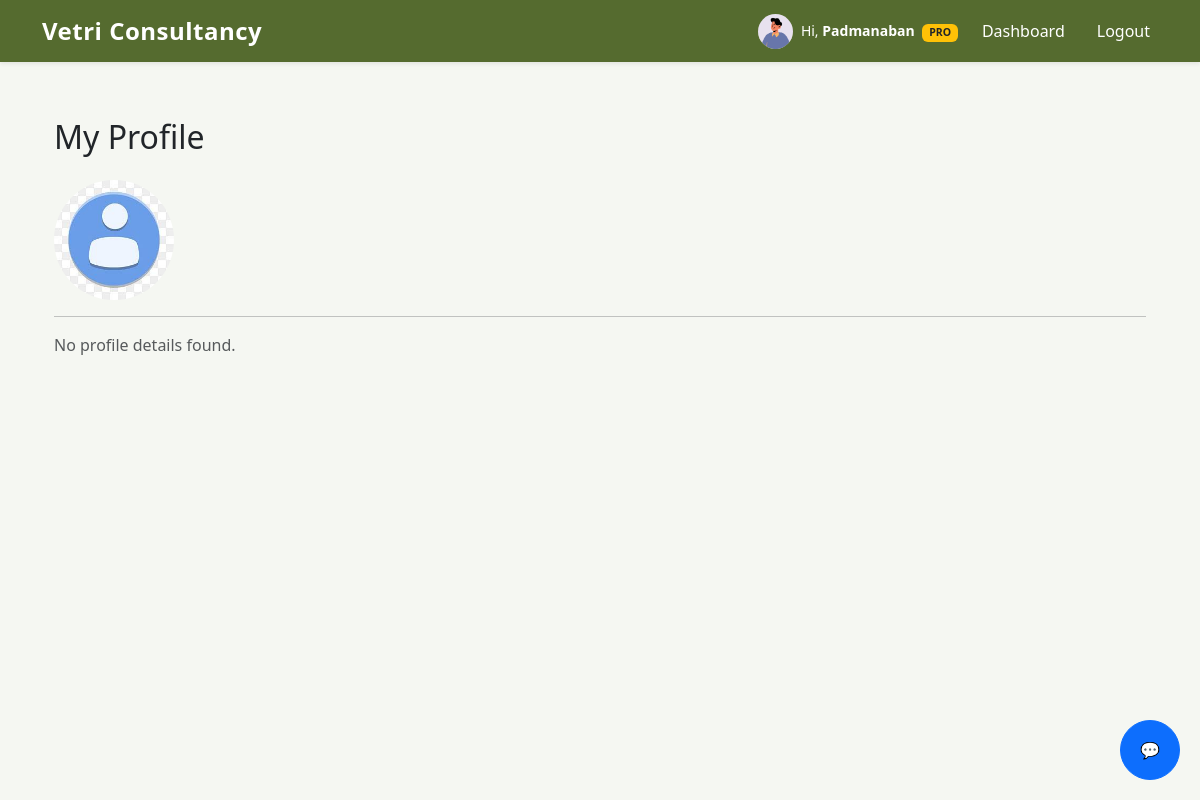
The app's page /accounts/profile/ (signed in) with its own data.
### accounts/models.py (models this page shows, shortened)
class User(AbstractUser):
    ROLE_CHOICES = (
        ('CANDIDATE', 'Candidate'),
        ('CONSULTANT', 'Consultant'),
        ('ADMIN', 'Admin'),
    )
    username = None
    email = models.EmailField(unique=True)
    role = models.CharField(max_length=20, choices=ROLE_CHOICES, default='CANDIDATE')
    USERNAME_FIELD = 'email'
    REQUIRED_FIELDS = []
    objects = CustomUserManager()

### profiles/models.py (models this page shows, shortened)
class CandidateProfile(models.Model):
    user = models.OneToOneField(
        settings.AUTH_USER_MODEL,
        on_delete=models.CASCADE,
        related_name='profile'
    )
    first_name = models.CharField(max_length=50, blank=True)
    last_name = models.CharField(max_length=50, blank=True)
    phone = models.CharField(max_length=20, blank=True)
    location = models.CharField(max_length=100, blank=True)
    experience_years = models.DecimalField(
        max_digits=4, decimal_places=1, null=True, blank=True
    )
    skills = models.TextField(blank=True, help_text="Comma-separated skills")
    resume = models.FileField(
        upload_to=user_resume_path,
        validators=[
            FileExtensionValidator(allowed_extensions=['pdf', 'doc', 'docx']),
            validate_file_size_5mb
        ],
        null=True,
        blank=True
    )
    profile_image = models.ImageField(
        upload_to=user_profile_image_path,
        null=True,
        blank=True
    )
    bio = models.TextField(blank=True, null=True)
    linkedin = models.URLField(blank=True, null=True)
    github = models.URLField(blank=True, null=True)
    created_at = models.DateTimeField(default=timezone.now)
    updated_at = models.DateTimeField(auto_now=True)
    def profile_completeness(self):
        fields = [
            self.first_name,
            self.last_name,
            self.phone,
            self.location,
            self.experience_years,
            self.skills,
            self.resume,
            self.profile_image,
            self.bio,
            self.linkedin,
            self.github
        ]
        filled = sum(bool(f) for f in fields)
        return int((filled / len(fields)) * 100)

### accounts/views.py (the view)
# urls.py: path('profile/', views.candidate_profile_view, name='candidate_profile'),
@login_required
def candidate_profile_view(request):
    profile, _ = CandidateProfile.objects.get_or_create(user=request.user)
    if request.method == 'POST':
        form = CandidateProfileForm(request.POST, request.FILES, instance=profile)
        if form.is_valid():
            form.save()
            return redirect('accounts:dashboard')  # ✅ redirect using namespace
    else:
        form = CandidateProfileForm(instance=profile)
    profile_completion = profile.profile_completeness()
    return render(request, 'profiles/candidate_profile.html', {
        'form': form,
        'profile_completion': profile_completion
    })

### subscriptions/models.py (called while the page is built)
    def is_pro(self):
        if self.plan != 'PRO':
            return False
        if self.end_date and self.end_date < timezone.now():
            return False
        return True

### profiles/templates/profiles/candidate_profile.html (shortened to what this page needs)
{% extends "base.html" %}
{% load static %}
{% block content %}
<div class="container mt-5">
    <h2 class="mb-4">My Profile</h2>
{% if profile.profile_image %}
    <img src="{{ profile.profile_image.url }}"
         class="rounded-circle"
         width="120"
         height="120"
         style="object-fit: cover;">
{% else %}
    <img src="{% static 'images/default.jpg' %}"
         class="rounded-circle"
         width="120"
         height="120"
         style="object-fit: cover;">
{% endif %}
    <hr>
    {% if profile %}
    <div class="row g-3">
        <div class="col-md-6">
            <strong>First Name:</strong> {{ profile.first_name|default:"-" }}
        </div>
        <div class="col-md-6">
            <strong>Last Name:</strong> {{ profile.last_name|default:"-" }}
        </div>
        <div class="col-md-6">
            <strong>Phone:</strong> {{ profile.phone|default:"-" }}
        </div>
        <div class="col-md-6">
            <strong>Location:</strong> {{ profile.location|default:"-" }}
        </div>
        <div class="col-md-6">
            <strong>Skills:</strong>
            {% if skills_list %}
            {% for skill in skills_list %}
            <span class="badge bg-info text-dark me-1">{{ skill }}</span>
            {% endfor %}
            {% else %}
            -
            {% endif %}
        </div>
        <div class="col-md-6">
            <strong>Experience (Years):</strong> {{ profile.experience_years|default:"-" }}
        </div>
        <div class="col-md-6">
            <strong>Resume:</strong>
            {% if profile.resume %}
            <a href="{{ profile.resume.url }}" target="_blank">
                {{ profile.resume.name|slice:"10:" }}
            </a>
            {% else %}
            -
            {% endif %}
        </div>
    </div>
    <button class="btn btn-primary mt-4" data-bs-toggle="modal" data-bs-target="#editProfileModal">
        <i class="bi bi-pencil-square"></i> Edit Profile
    </button>
    {% else %}
    <p class="text-muted">No profile details found.</p>
    {% endif %}
</div>
{% endblock %}

### templates/base.html (shortened to what this page needs)
{% load static %}
<!DOCTYPE html>
<html lang="en">
<head>
    <link rel="stylesheet" href="https://cdn.jsdelivr.net/npm/bootstrap-icons@1.10.5/font/bootstrap-icons.css">
    <link href="https://cdn.jsdelivr.net/npm/bootstrap@5.3.3/dist/css/bootstrap.min.css" rel="stylesheet">
</head>
<body>
    {% if not hide_nav %}
    <nav class="navbar navbar-expand-lg fixed-top shadow-sm">
        <div class="container">
            <a class="navbar-brand logo"
                href="{% if user.is_authenticated %}{% url 'jobs:jobs_list' %}{% else %}{% url 'accounts:login' %}{% endif %}">
                Vetri Consultancy
            </a>
            <div class="collapse navbar-collapse" id="navbarNav">
                <ul class="navbar-nav ms-auto align-items-center gap-3">
                    {% if user.is_authenticated %}
<li class="nav-item d-flex align-items-center gap-2">
    {% if user.role == 'CANDIDATE' %}
        {% if user.profile.profile_image %}
            <img src="{{ user.profile.profile_image.url }}"
                 alt="Profile"
                 class="rounded-circle"
                 width="35"
                 height="35"
                 style="object-fit: cover;">
        {% endif %}
        <span class="text-white small">
            Hi,
            <strong>{{ user.profile.first_name|default:user.email }}</strong>
            {% if user.subscription.is_pro %}
                <span class="badge bg-warning text-dark ms-1">PRO</span>
            {% else %}
                <span class="badge bg-secondary ms-1">FREE</span>
            {% endif %}
        </span>
    {% elif user.role == 'CONSULTANT' %}
</li>
                    <li class="nav-item">
                        <a class="nav-link {% if request.resolver_match.url_name == 'dashboard' and request.resolver_match.app_name == 'accounts' %}active{% endif %}"
                            href="{% url 'accounts:dashboard' %}">
                            Dashboard
                        </a>
                    </li>
                    <li class="nav-item">
                        <form method="post" action="{% url 'accounts:logout' %}">
                            <button type="submit" class="logout-btn nav-link">Logout</button>
                        </form>
                    </li>
                    {% endif %}
                </ul>
            </div>
        </div>
    </nav>
    {% endif %}
    <div class="container">
        {% block content %}{% endblock %}
    </div>
<button id="chatbotBtn" class="btn btn-primary" style="position:fixed; bottom:20px; right:20px; border-radius:50%; width:60px; height:60px;">
    💬
</button>
</body>
</html>

### templates/base.html (style rules this page uses)
body { padding-top: 70px; background-color: #F5F7F2; }
.navbar { background-color: #556B2F !important; }
.navbar .nav-link, .navbar-brand { color: #ffffff !important; font-weight: 500; }
.logo { font-weight: bold; font-size: 1.5rem; letter-spacing: 0.5px; }
.logout-btn { color: #ffffff; background: none; border: none; padding: 0; }

### records on screen
User: profile.profile_image (picture), profile.first_name "Padmanaban"
